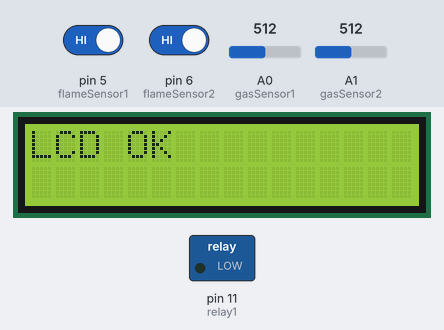
The sketch below on a simulated Arduino Uno, built with avr-gcc and run on an emulated ATmega328P. Parts: 16×2 character LCD, switched loads named in the sketch (green lamp = pin HIGH). The test bench sets the inputs (shaded band); at power-on: pin 5 (flameSensor1) HIGH, pin 6 (flameSensor2) HIGH, A0 (gasSensor1) = 512, A1 (gasSensor2) = 512. The modem accepts every AT command (registered, SIM ready, sends succeed) and sends nothing else; what the sketch prints to the serial monitor is not drawn.

Above: at 0.1 s.
At 2.2 s:
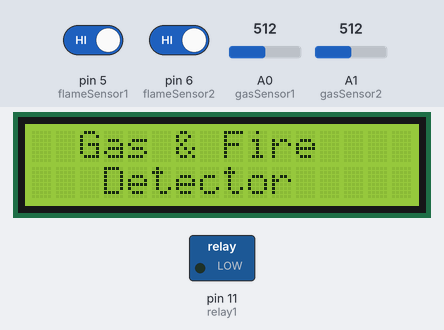
At 18.4 s:
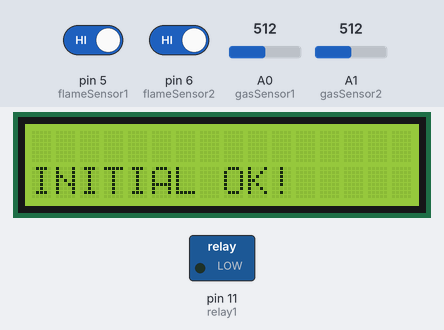
At 32.7 s:
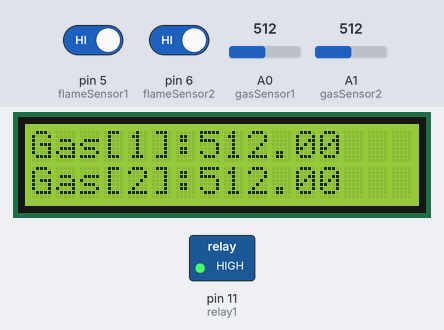
Timing chart, 0 to 34.2 s (numbered marks = the images above):
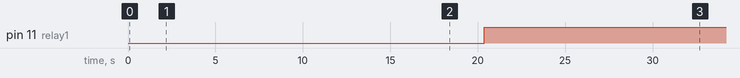

Measured:
- by itself, pin 11 (relay1): LOW → HIGH at 20.4 s
- what the display in image 1 shows lasts 16.3 s, from 2.1 s to 18.4 s
- what the display in image 2 shows lasts 2.0 s, from 18.4 s to 20.4 s

The sketch:

Main.ino
```cpp
#include <SoftwareSerial.h>

//#include <TinyGPS.h>

/* This sample code demonstrates the normal use of a TinyGPS object.
   It requires the use of SoftwareSerial, and aSerialumes that you have a
   4800-baud serial GPS device hooked up on pins 4(rx) and 3(tx).
*/
#include <Wire.h>
#include <LiquidCrystal_I2C.h>
LiquidCrystal_I2C lcd(0x27,16,2);  // set the LCD addreSerial to 0x27 for a 20 chars and 4 line display

//TinyGPS gps;
//SoftwareSerial Serial(4, 3);
//float lattitude,longitude;
//    float flat, flon;
//    unsigned long age;

SoftwareSerial mySerial(2, 3);
char msg;
char call;
char web[] = "www.google.com";


int gasSensor1 = A0;
int gasSensor2 = A1;
int flameSensor1 =5;
int flameSensor2 =6;
int relay1 =11;

bool gasdetected1 =false;
bool gasdetected2 =false;

bool flamedetected1 =false;
bool flamedetected2 =false;

char gas_alert[] = "Gas Detected!";
char fire_alert[] = "Fire Detected!";

bool gas_sms_sent = false;
bool flame_sms_sent = false;


bool gas_display = true;
bool flame_display = false;
bool location_display = false;

float sensorValue1;
float sensorValue2;
int sensorValue3;
int sensorValue4;

bool first_data_receive = true;
bool debug = false;
String cdata; // complete data, consisting of sensors values
void setup()
{
  lcd.init();
  lcd.backlight();
  lcd.setCursor(0,0);
  lcd.print("LCD OK");
  delay(1000);
  Serial.begin(9600);
  mySerial.begin(9600);   // Setting the baud rate of GSM Module
  lcd.setCursor(0,0);
  lcd.print("Serial OK");

  delay(1000);
  lcd.clear();

  lcd.setCursor(2,0);
  lcd.print("Gas & Fire");

  lcd.setCursor(3,1);
  lcd.print("Detector");

  delay(2000);

  pinMode(flameSensor1,INPUT);
  pinMode(flameSensor2,INPUT);
  pinMode(relay1,OUTPUT);
  digitalWrite(relay1,LOW);

  SMS_Initial();
  SendInitial1();

  mySerial.println((char)26);// ASCII code of CTRL+Z
  delay(1000); // Delay of 1000 milli seconds or 1 second

  SMS_Initial();
  SendInitial2();
  mySerial.println((char)26);// ASCII code of CTRL+Z
  delay(1000); // Delay of 1000 milli seconds or 1 second


  SMS_Initial();
  SendInitial3();
  mySerial.println((char)26);// ASCII code of CTRL+Z
 // Serial.print(" test");
    lcd.clear();
   lcd.setCursor(0,1);
  lcd.print("INITIAL OK!");

  delay(2000); // Delay of 1000 milli seconds or 1 second
   lcd.clear();
}

void loop()
{


//  if (first_data_receive)
//  {
  // put your main code here, to run repeatedly:
   sensorValue1  = analogRead(gasSensor1);
   sensorValue2  = analogRead(gasSensor2);
   sensorValue3 = digitalRead(flameSensor1);
   sensorValue4 = digitalRead(flameSensor2);


      if( sensorValue1 > 100){ //Gas level

        digitalWrite(relay1,HIGH);
        SMS_Initial();
        SendMessageGas1();
    //    GPS_Location();

        SMS_Initial();
        SendMessageGas2();
        //GPS_Location();

        SMS_Initial();
        SendMessageGas3();
        //GPS_Location();

      }
      else if( sensorValue2 > 100){ //Gas level
        digitalWrite(relay1,HIGH);
        SMS_Initial();
        SendMessageGas1();
        //GPS_Location();

        SMS_Initial();
        SendMessageGas2();
       // GPS_Location();

        SMS_Initial();
        SendMessageGas3();
       // GPS_Location();
      }
      else if( sensorValue3 == 0 ){
        digitalWrite(relay1,HIGH);
        SMS_Initial();
        SendMessageFlame1();
    //    GPS_Location();

        SMS_Initial();
        SendMessageFlame2();
     //   GPS_Location();

        SMS_Initial();
        SendMessageFlame3();
    //    GPS_Location();

      }
      else if( sensorValue4 == 0){
        digitalWrite(relay1,HIGH);
        SMS_Initial();
        SendMessageFlame1();
       // GPS_Location();

        SMS_Initial();
        SendMessageFlame2();
       // GPS_Location();

        SMS_Initial();
        SendMessageFlame3();
       // GPS_Location();
      }
      else{
        digitalWrite(relay1,LOW);

      }

      lcd.clear();

    if(gas_display){
      lcd.setCursor(0,0);
      lcd.print("Gas[1]:");
      lcd.setCursor(7,0);
      lcd.print(sensorValue1,2);
      lcd.setCursor(0,1);
      lcd.print("Gas[2]:");
      lcd.setCursor(7,1);
      lcd.print(sensorValue2,2);

      flame_display = true;
      gas_display = false;
     // location_display = false;
      delay(2000);
    }else if(flame_display){
      lcd.setCursor(0,0);
      lcd.print("FS1:");
      lcd.print(sensorValue3);
      lcd.setCursor(0,1);
      lcd.print("FS2:");
      lcd.print(sensorValue4);

      flame_display = false;
      gas_display = true;
      //location_display = true;
      delay(2000);

    }//else if(location_display){
    //  lcd.setCursor(0,0);
    //  lcd.print("LATTITUDE=");
    //  lcd.print(flat);
    //  lcd.setCursor(0,1);
    //  lcd.print("LONGITUDE=");
    //  lcd.print(flon);

   //   flame_display = false;
   //   gas_display = true;
    //  location_display = false;
  //  }

  if(debug){
   Serial.print("sensorValue1= ");
   Serial.print(sensorValue1);
   Serial.print(",sensorValue2= ");
   Serial.print(sensorValue2);
   Serial.print(",sensorValue3= ");
   Serial.print(sensorValue3);
   Serial.print(",sensorValue4= ");
   Serial.println(sensorValue4);
  }
      delay(2000);


//  }


//  cdata = cdata+sensorValue1+","+sensorValue2+","+sensorValue3+","+sensorValue4+'\n'; // comma will be used a delimeter
  cdata = cdata+sensorValue1+","+sensorValue2+","+sensorValue3+","+sensorValue4; // comma will be used a delimeter
  Serial.println(cdata);
  cdata = "";
  delay(1000);

}

void SendMessageGas1()
{
  mySerial.println("AT+CMGS=\"+639352908039\"\r"); // Replace x with mobile number
//  mySerial.println("AT+CMGS=\"+639771930439\"\r"); // Replace x with mobile number
  delay(200);
  mySerial.println(gas_alert);// The SMS text you want to send
  delay(200);
  mySerial.print("Gas[l]:");// The SMS text you want to send
  delay(200);
  mySerial.println(sensorValue1);// The SMS text you want to send
  delay(200);
  mySerial.print("Gas[2]:");// The SMS text you want to send
  delay(200);
  mySerial.println(sensorValue2);// The SMS text you want to send
  if(debug){
  Serial.print("SMS Sent Gas Alert");    //Sets the GSM Module in Text Mode
  }
  delay(1000);
}

void SendMessageGas2()
{
  mySerial.println("AT+CMGS=\"+639512870668\"\r"); // Replace x with mobile number
  delay(200);
  mySerial.println(gas_alert);// The SMS text you want to send
  delay(200);
  mySerial.print("Gas[l]:");// The SMS text you want to send
  delay(200);
  mySerial.println(sensorValue1);// The SMS text you want to send
  delay(200);
  mySerial.print("Gas[2]:");// The SMS text you want to send
  delay(200);
  mySerial.println(sensorValue2);// The SMS text you want to send
    if(debug){
      Serial.print("SMS Sent Gas Alert");    //Sets the GSM Module in Text Mode
    }
  delay(1000);
}

void SendMessageGas3()
{
  mySerial.println("AT+CMGS=\"+639676347375\"\r"); // Replace x with mobile number
  delay(200);
  mySerial.println(gas_alert);// The SMS text you want to send
  delay(200);
  mySerial.print("Gas[l]:");// The SMS text you want to send
  delay(200);
  mySerial.println(sensorValue1);// The SMS text you want to send
  delay(200);
  mySerial.print("Gas[2]:");// The SMS text you want to send
  delay(200);
  mySerial.println(sensorValue2);// The SMS text you want to send
    if(debug){
      Serial.print("SMS Sent Gas Alert");    //Sets the GSM Module in Text Mode
    }
  delay(1000);
}


void SendMessageFlame1()
{
  mySerial.println("AT+CMGS=\"+639352908039\"\r"); // Replace x with mobile number
//  mySerial.println("AT+CMGS=\"+639771930439\"\r"); // Replace x with mobile number

  delay(1000);
  mySerial.println(fire_alert);// The SMS text you want to send
    if(debug){
      Serial.print("SMS Sent Fire Alert");    //Sets the GSM Module in Text Mode
    }
}

void SendMessageFlame2()
{
  mySerial.println("AT+CMGS=\"+639512870668\"\r"); // Replace x with mobile number
  delay(1000);
  mySerial.println(fire_alert);// The SMS text you want to send
    if(debug){
      Serial.print("SMS Sent Fire Alert");    //Sets the GSM Module in Text Mode
    }
}


void SendMessageFlame3()
{
  mySerial.println("AT+CMGS=\"+639676347375\"\r"); // Replace x with mobile number
  delay(1000);
  mySerial.println(fire_alert);// The SMS text you want to send
    if(debug){
      Serial.print("SMS Sent Fire Alert");    //Sets the GSM Module in Text Mode
    }
}


void SMS_Initial(void){
  mySerial.println("AT");           //Sets the GSM Module in Text Mode
  delay(1000);                      // Delay of 1000 milli seconds or 1 second
  mySerial.println("AT+CMGF=1");    //Sets the GSM Module in Text Mode
  delay(1000);                      // Delay of 1000 milli seconds or 1 second
}
/*
void GPS_Location(void){
  mySerial.print("LAT=");// The SMS text you want to send
  mySerial.print(flat);// The SMS text you want to send
  mySerial.print(",");// The SMS text you want to send
  mySerial.print("LON=");// The SMS text you want to send
  mySerial.println(flon);// The SMS text you want to send
  delay(100);
  mySerial.println((char)26);// ASCII code of CTRL+Z
  delay(1000);                    // Delay of 1000 milli seconds or 1 second
}
*/
void SendInitial1(void)
{
  mySerial.println("AT+CMGS=\"+639512870668\"\r"); // Replace x with mobile number
  delay(1000);
  mySerial.println("Gas & Flame Detector Initial OK");// The SMS text you want to send
  //Serial.print("Initial Ok");    //Sets the GSM Module in Text Mode
  delay(1000);
}

void SendInitial2(void)
{
  mySerial.println("AT+CMGS=\"+639676347375\"\r"); // Replace x with mobile number
  delay(1000);
  mySerial.println("Gas & Flame Detector Initial OK");// The SMS text you want to send
  //Serial.print("Initial Ok");    //Sets the GSM Module in Text Mode
  delay(1000);
}

void SendInitial3(void)
{
  mySerial.println("AT+CMGS=\"+639352908039\"\r"); // Replace x with mobile number
  delay(1000);
  mySerial.println("Gas & Flame Detector Initial OK");// The SMS text you want to send
  //Serial.print("Initial Ok");    //Sets the GSM Module in Text Mode
  delay(1000);
}
```
